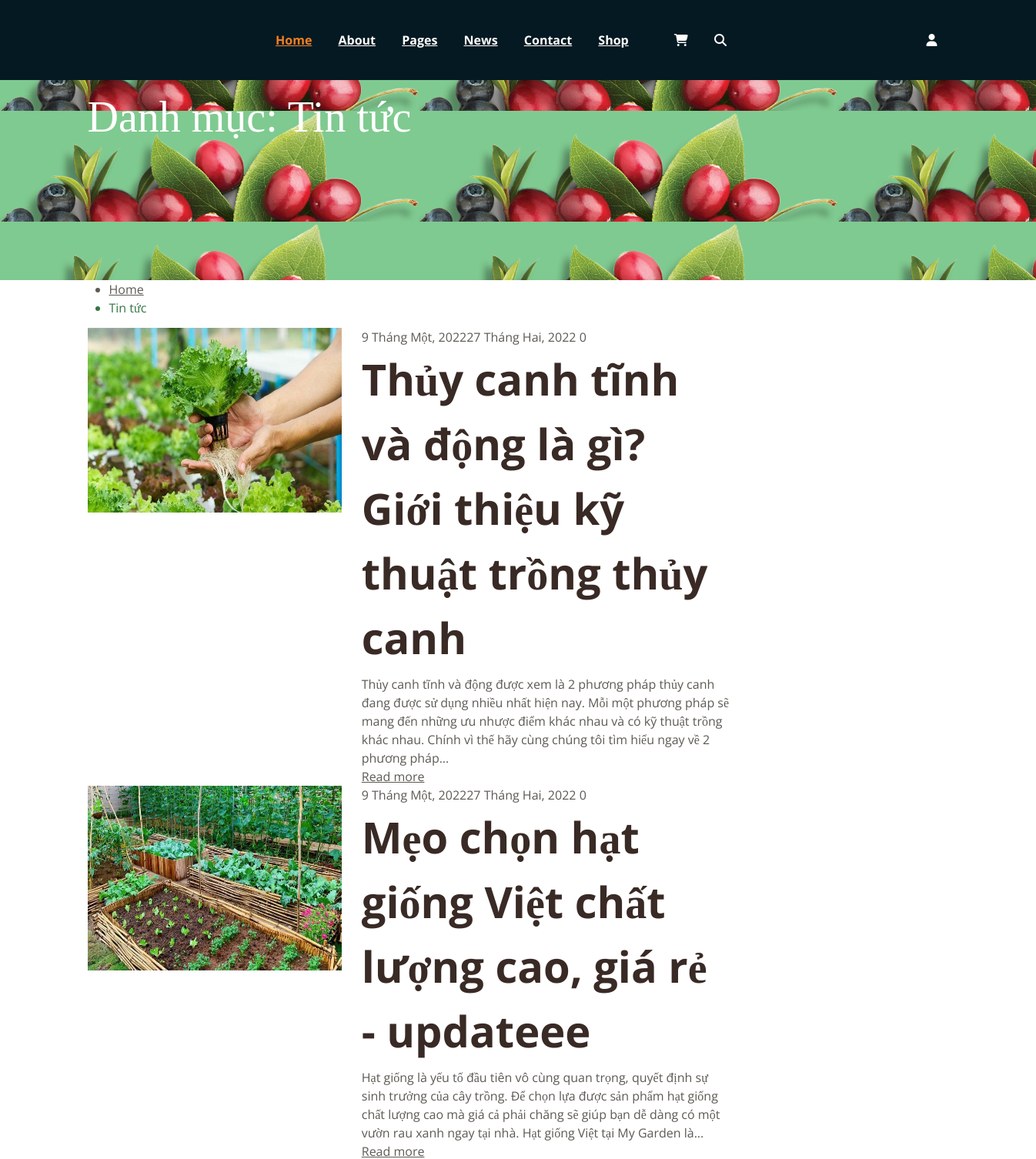
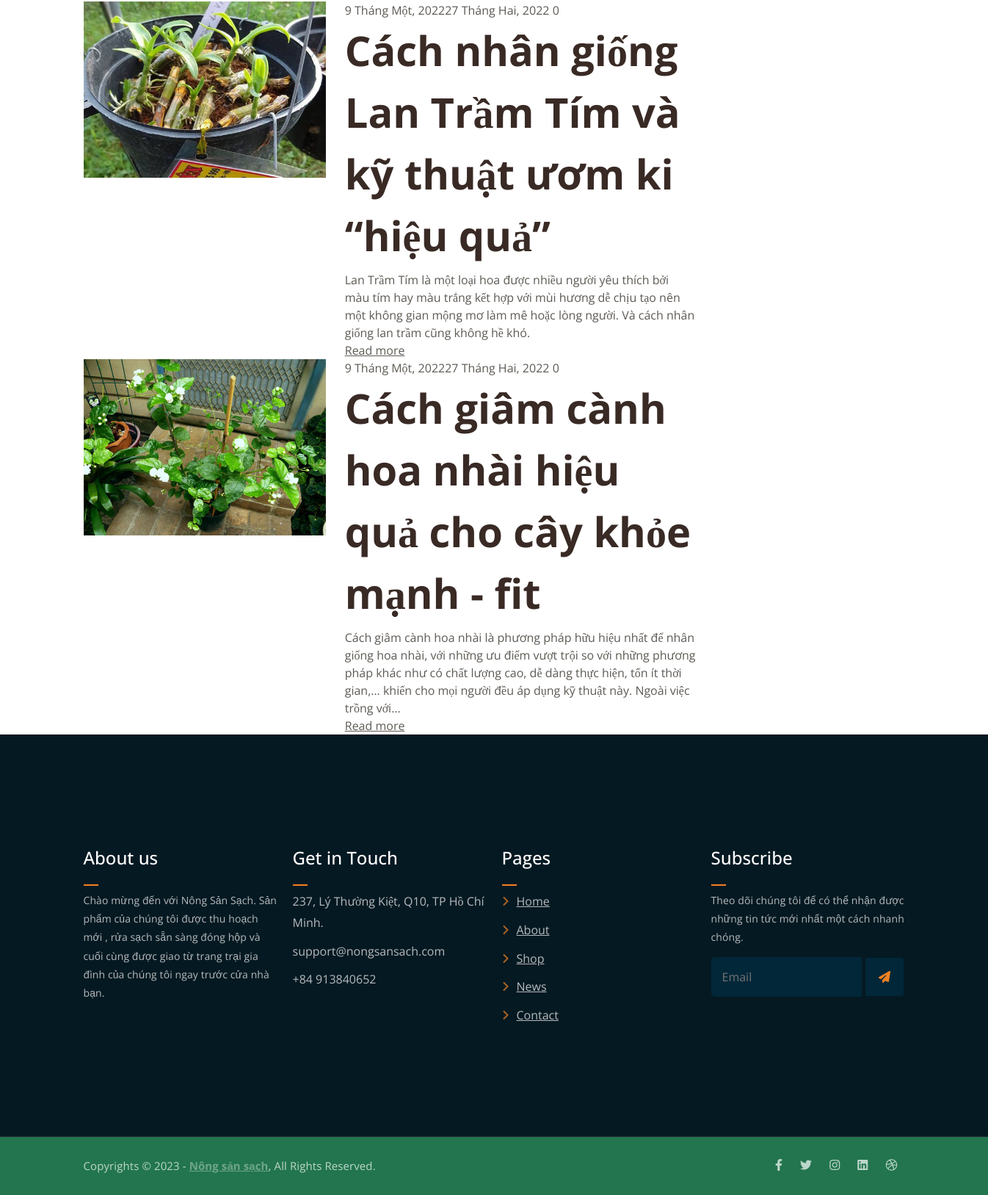
The app's page /SourceCode_Implement/news with its own data (2 pictures, top to bottom).
### tables this page shows
CREATE TABLE `tbl_post` (
  `id` int(11) NOT NULL,
  `title` text NOT NULL,
  `detail` text NOT NULL,
  `img` text NOT NULL
);

### SourceCode_Implement/core/Controller.php (called while the page is built, shortened)
<?php
    class Controller
    {
        function view( $view, $data = []) {
            require_once "./view/".$view.".php";
        }
    }
?>

### SourceCode_Implement/controller/News.php (called while the page is built)
<?php
    class News extends Controller
    {
        function default() {
            $this->view("news");
        }
    }
?>

### SourceCode_Implement/core/App.php (called while the page is built, shortened)
<?php
class App{
    protected $action="default";
    function __construct(){
        $arr = $this->UrlProcess();
        if( file_exists("./controller/".$arr[0].".php") ){
            unset($arr[0]);
        }
        $this->controller = new $this->controller;
        $this->params = $arr?array_values($arr):[];
        call_user_func_array([$this->controller, $this->action], $this->params );
    }
    function UrlProcess(){
        if( isset($_GET["url"]) ){
            return explode("/", filter_var(trim($_GET["url"], "/")));
        }
    }
}
?>

### SourceCode_Implement/index.php (called while the page is built, shortened)
<?php
	require_once "./core/App.php";
	require_once "./core/Controller.php";
	$myApp =  new App();
?>

### SourceCode_Implement/view/news.php (the view, shortened to what this page needs)
<?php
    $category_new =  isset($_GET['new']) ? $_GET['new'] : 'Tin tức';
    $conn = mysqli_connect('localhost', 'root', '', 'nongsanstore');
    $sql = "SELECT * FROM tbl_post";
    $result_posts = mysqli_query($conn, $sql);
?>
<!DOCTYPE html>
<html lang="vi">
<?php
    require_once("./view/header.php");
?>
<head>
    <link rel='stylesheet' id='wc-blocks-vendors-style-css'
        href='https://nongsansach.com/wp-content/plugins/woocommerce/packages/woocommerce-blocks/build/wc-blocks-vendors-style.css?ver=9.4.3'
        type='text/css' media='all' />
    <link rel='stylesheet' id='wc-blocks-style-css'
        href='https://nongsansach.com/wp-content/plugins/woocommerce/packages/woocommerce-blocks/build/wc-blocks-style.css?ver=9.4.3'
        type='text/css' media='all' />
    <link rel='stylesheet' id='classic-theme-styles-css'
        href='https://nongsansach.com/wp-includes/css/classic-themes.min.css?ver=6.2' type='text/css' media='all' />
    <link rel='stylesheet' id='contact-form-7-css'
        href='https://nongsansach.com/wp-content/plugins/contact-form-7/includes/css/styles.css?ver=5.7.4'
        type='text/css' media='all' />
    <link rel='stylesheet' id='rs-plugin-settings-css'
        href='https://nongsansach.com/wp-content/plugins/revslider/public/assets/css/rs6.css?ver=6.3.3' type='text/css'
        media='all' />
    <link rel='stylesheet' id='woocommerce-layout-css'
        href='https://nongsansach.com/wp-content/plugins/woocommerce/assets/css/woocommerce-layout.css?ver=7.4.0'
        type='text/css' media='all' />
    <link rel='stylesheet' id='woocommerce-smallscreen-css'
        href='https://nongsansach.com/wp-content/plugins/woocommerce/assets/css/woocommerce-smallscreen.css?ver=7.4.0'
        type='text/css' media='only screen and (max-width: 768px)' />
    <link rel='stylesheet' id='woocommerce-general-css'
        href='https://nongsansach.com/wp-content/plugins/woocommerce/assets/css/woocommerce.css?ver=7.4.0'
        type='text/css' media='all' />
    <link rel='stylesheet' id='slick-css'
        href='https://nongsansach.com/wp-content/plugins/woo-smart-quick-view/assets/libs/slick/slick.css?ver=6.2'
        type='text/css' media='all' />
    <link rel='stylesheet' id='perfect-scrollbar-css'
        href='https://nongsansach.com/wp-content/plugins/woo-smart-quick-view/assets/libs/perfect-scrollbar/css/perfect-scrollbar.min.css?ver=6.2'
        type='text/css' media='all' />
    <link rel='stylesheet' id='perfect-scrollbar-wpc-css'
        href='https://nongsansach.com/wp-content/plugins/woo-smart-quick-view/assets/libs/perfect-scrollbar/css/custom-theme.css?ver=6.2'
        type='text/css' media='all' />
    <link rel='stylesheet' id='magnific-popup-css'
        href='https://nongsansach.com/wp-content/plugins/woo-smart-quick-view/assets/libs/magnific-popup/magnific-popup.css?ver=6.2'
        type='text/css' media='all' />
    <link rel='stylesheet' id='woosq-feather-css'
        href='https://nongsansach.com/wp-content/plugins/woo-smart-quick-view/assets/libs/feather/feather.css?ver=6.2'
        type='text/css' media='all' />
    <link rel='stylesheet' id='woosq-frontend-css'
        href='https://nongsansach.com/wp-content/plugins/woo-smart-quick-view/assets/css/frontend.css?ver=3.3.5'
        type='text/css' media='all' />
    <link rel='stylesheet' id='woosb-frontend-css'
        href='https://nongsansach.com/wp-content/plugins/woo-product-bundle/assets/css/frontend.css?ver=7.0.5'
        type='text/css' media='all' />
    <link rel='stylesheet' id='child-style-css'
        href='https://nongsansach.com/wp-content/themes/tm-organik-child/style.css?ver=6.2' type='text/css'
        media='all' />
    <link rel='stylesheet' id='cerebrisans-font-css'
        href='https://nongsansach.com/wp-content/themes/tm-organik/assets/fonts/cerebrisans/cerebrisans.css'
        type='text/css' media='all' />
    <link rel='stylesheet' id='main-style-css'
        href='https://nongsansach.com/wp-content/themes/tm-organik/style.css?ver=6.2' type='text/css' media='all' />
    <link rel='stylesheet' id='ionicons-css'
        href='https://nongsansach.com/wp-content/themes/tm-organik/assets/libs/ionicons/css/ionicons.css?ver=6.2'
        type='text/css' media='all' />
    <link rel='stylesheet' id='font-organik-css'
        href='https://nongsansach.com/wp-content/themes/tm-organik/assets/libs/font-organik/organik.css?ver=6.2'
        type='text/css' media='all' />
    <link rel='stylesheet' id='odometer-theme-minimal-css'
        href='https://nongsansach.com/wp-content/themes/tm-organik/assets/libs/odometer/odometer-theme-minimal.css?ver=6.2'
        type='text/css' media='all' />
    <link rel='stylesheet' id='growl-css'
        href='https://nongsansach.com/wp-content/themes/tm-organik/assets/libs/growl/jquery.growl.css?ver=6.2'
        type='text/css' media='all' />
    <link rel='stylesheet' id='lightgallery-css'
        href='https://nongsansach.com/wp-content/themes/tm-organik/assets/libs/lightgallery/css/lightgallery.min.css?ver=6.2'
        type='text/css' media='all' />
    <link rel='stylesheet' id='featherlight-css'
        href='https://nongsansach.com/wp-content/themes/tm-organik/assets/libs/featherlight/featherlight.min.css?ver=6.2'
        type='text/css' media='all' />
</head>
<body
    class="archive category category-trong-trot category-69 theme-tm-organik woocommerce-no-js hfeed tm-organik wpb-js-composer js-comp-ver-6.5.0 vc_responsive">
    <div id="page" class="site">
        <div id="content" class="content">
            <div class="page-title">
                <div class="container">
                    <h1 class="title">Danh mục: <span>
                            <?php
                           echo $category_new
                        ?>
                        </span></h1>
                </div>
            </div>
            <div class="breadcrumbs">
                <div class="container">
                    <ul class="insight_core_breadcrumb">
                        <li class="level-1 top"><a href="./home">Home</a></li>
                        <li class="level-2 sub tail current"><?php
                           echo $category_new
                        ?></li>
                    </ul>
                </div>
            </div>
            <div class="container">
                <div id="primary" class="content-area row">
                    <div class="col-md-9">
                        <?php foreach ($result_posts as $post): ?>
                            <div id="post-4861"
                                class="row blog-list-style post-4861 post type-post status-publish format-standard has-post-thumbnail hentry category-trong-trot tag-cach-trong-bap-cai tag-cach-trong-bap-cai-tai-nha tag-cach-trong-cai-bap tag-cach-trong-rau-bap-cai tag-ky-thuat-trong-bap-cai tag-trong-bap-cai">
                                <div class="col-md-5">
                                    <div class="post-thumbnail">
                                            <img width="330" height="240" src="<?php echo $post['img'];?>"
                                                class="attachment-insight-post-list size-insight-post-list wp-post-image"
                                                alt="" decoding="async" />
                                    </div>
                                </div>
                                <div class="col-md-7">
                                    <div class="entry-meta">
                                        <span class="posted-on"><i class="ion-calendar"></i> <time
                                                class="entry-date published" datetime="2022-01-09T01:00:44+08:00">9 Tháng
                                                Một, 2022</time><time class="updated"
                                                datetime="2022-02-27T20:21:30+08:00">27 Tháng Hai, 2022</time></span><span
                                            class="comment"><i class="ion-chatbubble-working"></i> 0</span>
                                    </div>
                                        <h1 class="entry-title"><?php echo $post['title'];?></h1>
                                    <div class="entry-content">
                                    <?php echo $post['detail'];?> </div>
                                    <a href="./post">Read more</a>
                                </div>
                            </div>
                        <?php endforeach; ?>
                    </div>
                </div>
            </div>
        </div>
        <?php require_once("./view/footer.php"); ?>
    </div>
</body>
</html>

### SourceCode_Implement/asset/css/main.css (style rules this page uses)
html { font-size: 14px; font-weight: 400; line-height: 28px; height: 100%; }
body { font-family: "Open Sans", sans-serif; font-weight: 400; font-size: 1rem; letter-spacing: 0.1px; line-height: 1.8; color: #051922; overflow-x: hidden; }
body img { max-width: 100%; }
a { cursor: pointer; text-decoration: none; -webkit-transition: all 0.2s ease-in-out; -o-transition: all 0.2s ease-in-out; transition: all 0.2s ease-in-out; }
h1, .h1, h2, .h2, h3, .h3, h4, .h4, h5, .h5, h6, .h6 { font-family: "Poppins", sans-serif; font-weight: 700; margin: 0 0 1.25rem 0; color: #051922; }
h1:last-child, .h1:last-child, h2:last-child, .h2:last-child, h3:last-child, .h3:last-child, h4:last-child, .h4:last-child, h5:last-child, .h5:last-child, h6:last-child, .h6:last-child { margin: 0; }
h1, .h1 { font-size: 4rem; font-weight: 700; line-height: 4rem; }
html, body { height: 100%; }

### records on screen
tbl_post: img (picture), title "Thủy canh tĩnh và động là gì? Giới thiệu kỹ thuật trồng thủy canh", detail "Thủy canh tĩnh và động được xem là 2 phương pháp thủy canh đang được sử dụng nhiều nhất hiện nay. Mỗi một phương pháp sẽ mang đến những ưu nhược điểm khác nhau và có kỹ thuật trồng khác nhau. Chính vì thế hãy cùng chúng tôi tìm hiểu ngay về 2 phương pháp..."
tbl_post: img (picture), title "Mẹo chọn hạt giống Việt chất lượng cao, giá rẻ - updateee", detail "Hạt giống là yếu tố đầu tiên vô cùng quan trọng, quyết định sự sinh trưởng của cây trồng. Để chọn lựa được sản phẩm hạt giống chất lượng cao mà giá cả phải chăng sẽ giúp bạn dễ dàng có một vườn rau xanh ngay tại nhà. Hạt giống Việt tại My Garden là..."
tbl_post: img (picture), title "Cách nhân giống Lan Trầm Tím và kỹ thuật ươm ki “hiệu quả”", detail "Lan Trầm Tím là một loại hoa được nhiều người yêu thích bởi màu tím hay màu trắng kết hợp với mùi hương dễ chịu tạo nên một không gian mộng mơ làm mê hoặc lòng người. Và cách nhân giống lan trầm cũng không hề khó."
tbl_post: img (picture), title "Cách giâm cành hoa nhài hiệu quả cho cây khỏe mạnh - fit", detail "Cách giâm cành hoa nhài là phương pháp hữu hiệu nhất để nhân giống hoa nhài, với những ưu điểm vượt trội so với những phương pháp khác như có chất lượng cao, dễ dàng thực hiện, tốn ít thời gian,… khiến cho mọi người đều áp dụng kỹ thuật này. Ngoài việc trồng với..."

### other values on screen
$category_new "Tin tức"
